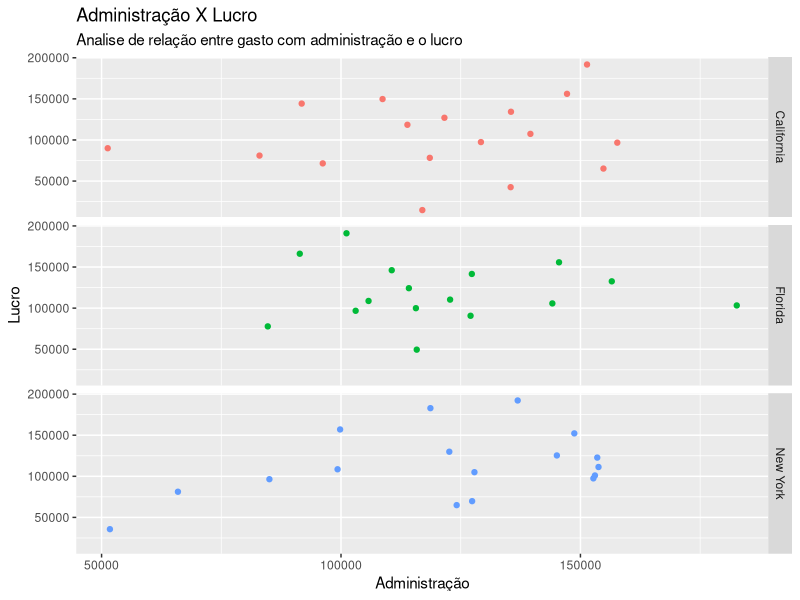
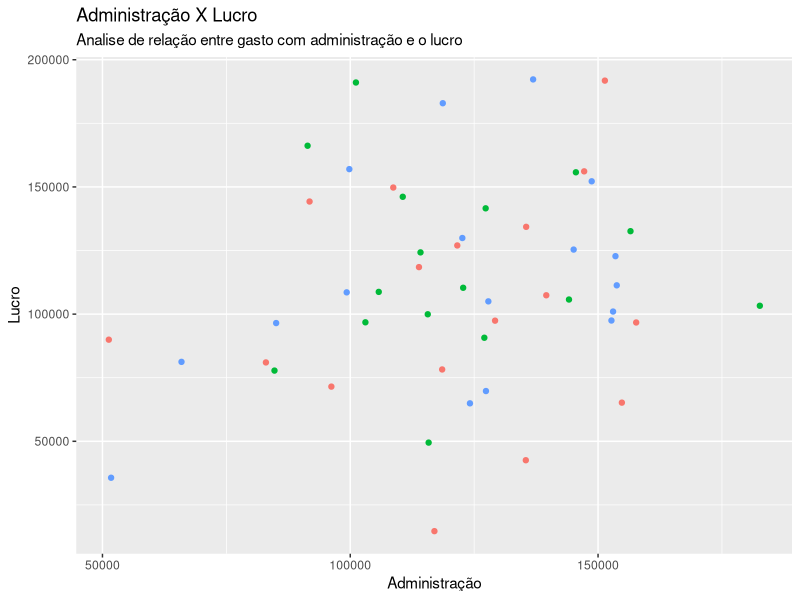
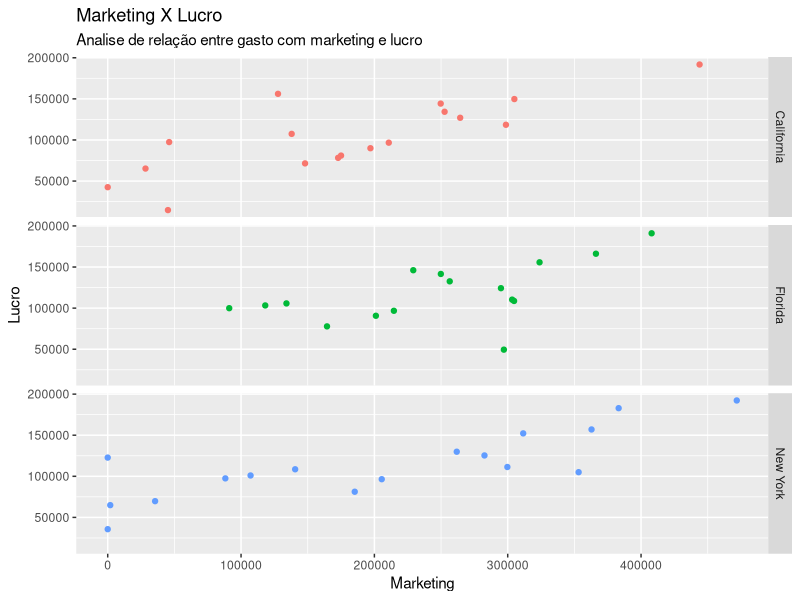
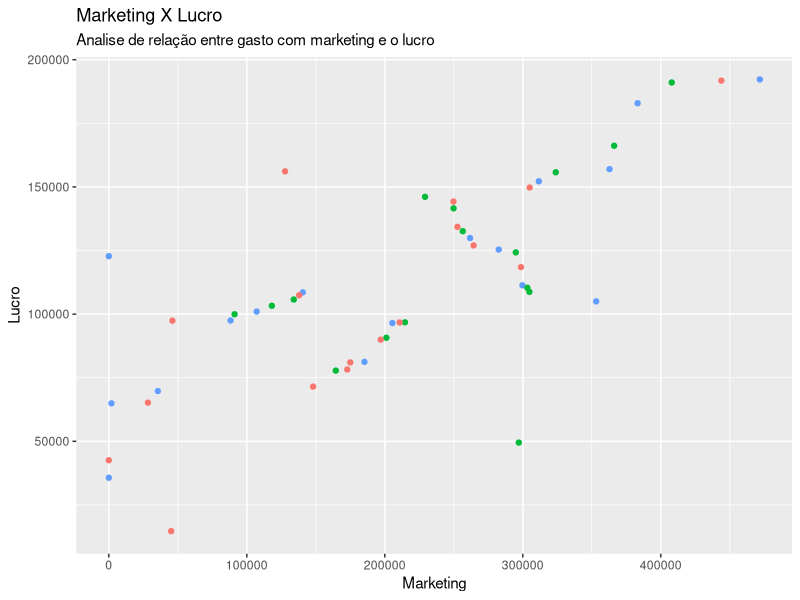
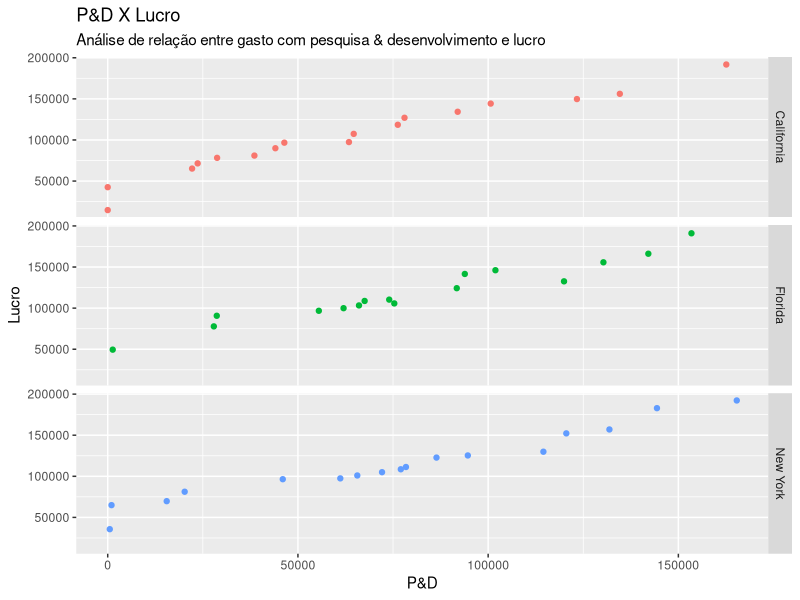
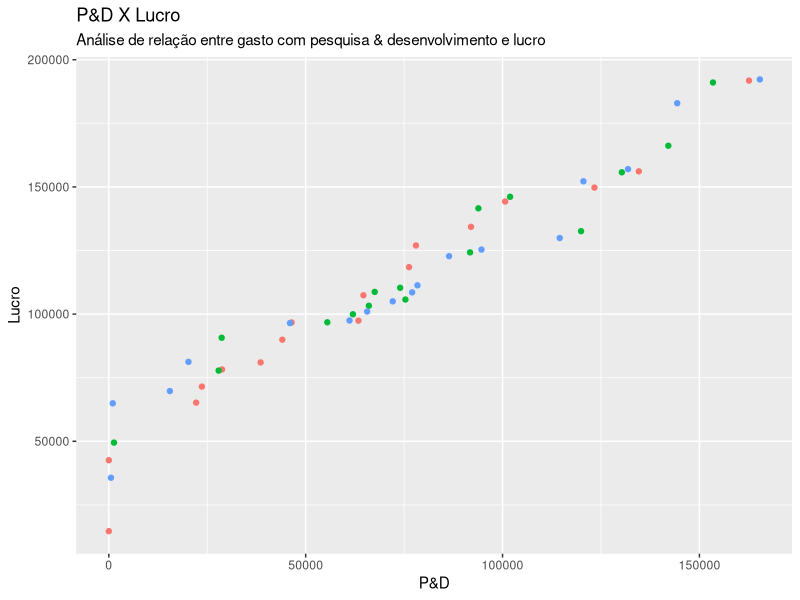
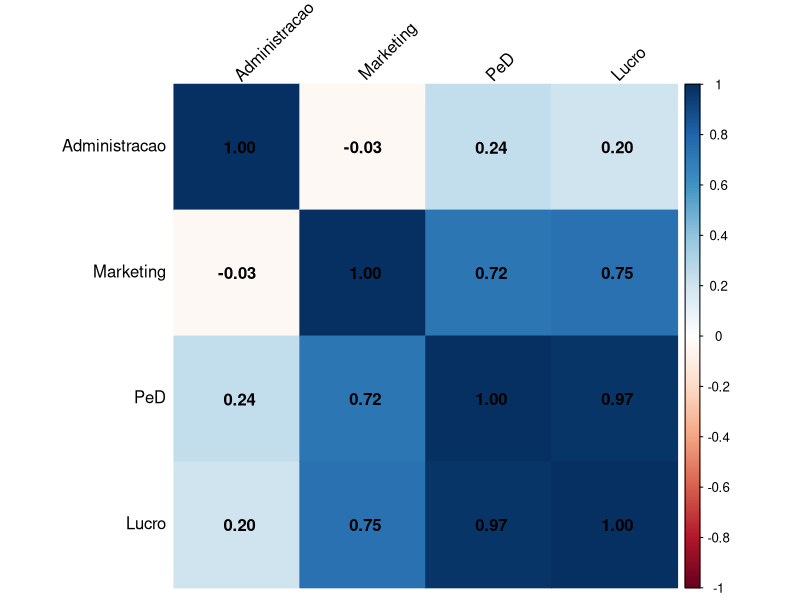
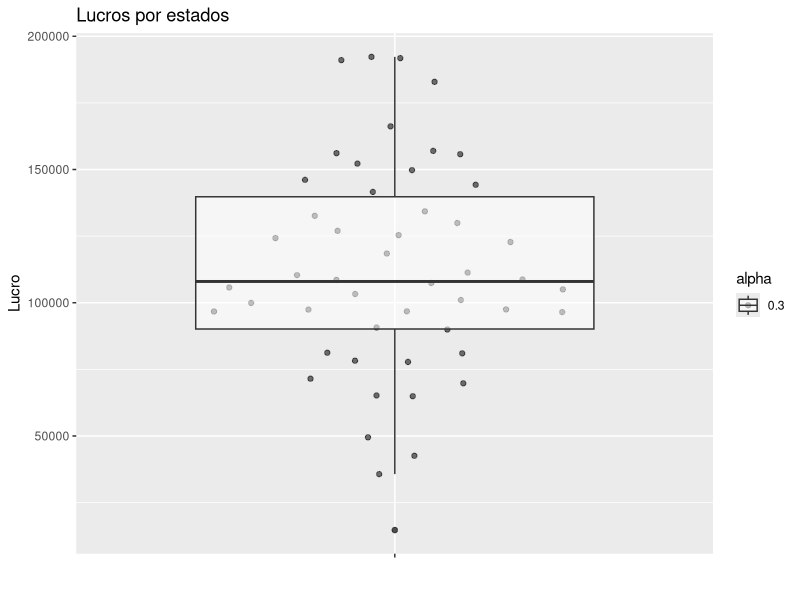

Reproduce these figures in R, in order.
## ---- chunk 1
library(tidyverse)
library(ggbeeswarm)
library(ggplot2)
library(corrplot)
library(caTools)
library(lmtest)
library(car)

knitr::opts_chunk$set(tidy = FALSE, fig.width = 8, fig.height = 6, echo = TRUE)

options(scipen = 999)

dataset = read_csv(here::here("data/50_startups.csv"),
                 col_types = "dddcd")

names(dataset)[names(dataset) == 'ReD'] <- 'PeD'
names(dataset)[names(dataset) == 'Administration'] <- 'Administracao'
names(dataset)[names(dataset) == 'State'] <- 'Estado'
names(dataset)[names(dataset) == 'Profit'] <- 'Lucro'
## ---- chunk 2
ggplot(data = dataset) +
    theme(legend.position="none")+
    geom_point(aes(x = Administracao, y = Lucro, color = Estado)) +
    facet_grid(Estado ~ .) +
    labs(x = "Administração", y = "Lucro", title = "Administração X Lucro", subtitle =  "Analise de relação entre gasto com administração e o lucro")
## ---- chunk 3
ggplot(data = dataset) +
    theme(legend.position="none")+
    geom_point(aes(x = Administracao, y = Lucro, color = Estado))+
    labs(x = "Administração", y = "Lucro", title = "Administração X Lucro", subtitle =  "Analise de relação entre gasto com administração e o lucro")
## ---- chunk 4
ggplot(data = dataset) +
    theme(legend.position="none")+
    geom_point(aes(x = Marketing, y = Lucro, color = Estado))+
    facet_grid(Estado ~ .) +
    labs(x = "Marketing", y = "Lucro", title = "Marketing X Lucro", subtitle =  "Analise de relação entre gasto com marketing e lucro")
## ---- chunk 5
ggplot(data = dataset) +
    theme(legend.position="none")+
    geom_point(aes(x = Marketing, y = Lucro, color= Estado))+
    labs(x = "Marketing", y = "Lucro", title = "Marketing X Lucro", subtitle =  "Analise de relação entre gasto com marketing e o lucro")
## ---- chunk 6
ggplot(data = dataset) +
    theme(legend.position="none")+
    geom_point(aes(x = PeD, y = Lucro, color = Estado)) +
    facet_grid(Estado ~ .) +
    labs(x = "P&D", y = "Lucro", title = "P&D X Lucro", subtitle =  "Análise de relação entre gasto com pesquisa & desenvolvimento e lucro")
## ---- chunk 7
ggplot(data = dataset) +
    theme(legend.position="none")+
    geom_point(aes(x = PeD, y = Lucro, color = Estado)) +
    labs(x = "P&D", y = "Lucro", title = "P&D X Lucro", subtitle =  "Análise de relação entre gasto com pesquisa & desenvolvimento e lucro")
## ---- chunk 8
numerical_columns = dataset[c("PeD", "Lucro", "Administracao", "Marketing")]
corrplot(cor(numerical_columns), method="color",  
         order="hclust", 
         addCoef.col = "black", 
         tl.col="black", tl.srt=45, 
         sig.level = 0.01, insig = "blank"
         )
## ---- chunk 9
ggplot(data = dataset) +
    geom_quasirandom(aes(x = "" , y = Lucro, alpha = 0.3))+
    geom_boxplot(aes(x = "", y = Lucro, alpha = 0.3))+
    labs(x = "", y = "Lucro", title = "Lucros por estados")
## ---- chunk 10
ggplot(data = dataset) +
    geom_quasirandom(aes(x = Estado, y = Lucro, color = Estado, alpha = 0.3))+
    geom_boxplot(aes(x = Estado, y = Lucro, color = Estado, alpha = 0.3))+
    labs(x = "", y = "Lucro", title = "Lucros por estados")
## ---- chunk 11
dataset$Estado = factor(dataset$Estado,
                       levels = c('New York', 'California', 'Florida'),
                       labels = c(1, 2, 3))

dataset$Estado <- as.numeric(levels(dataset$Estado)[dataset$Estado])
## ---- chunk 12
set.seed(100)
split = sample.split(dataset$Lucro, SplitRatio = 0.8)

training_set = subset(dataset, split == TRUE)
test_set = subset(dataset, split == FALSE)
## ---- chunk 13
regressor = lm(formula = Lucro ~ .,
               data = training_set)
summary(regressor)
## ---- chunk 14
regressor = lm(formula = Lucro ~ Marketing + PeD + Estado,
               data = training_set)
summary(regressor)
## ---- chunk 15
regressor = lm(formula = Lucro ~ Marketing + PeD,
               data = training_set)
summary(regressor)
## ---- chunk 16
regressor = lm(formula = Lucro ~ PeD,
               data = training_set)
summary(regressor)
## ---- chunk 17
regressor_mk = lm(formula = Lucro ~ Marketing,
               data = training_set)
summary(regressor_mk)
## ---- chunk 18
predicoes = predict(regressor)
residuos = residuals(regressor)

ggplot(training_set, aes(x = PeD, y = Lucro)) +
  geom_smooth(method = "lm", se = FALSE, color = "lightgrey") +     # regression line  
  geom_segment(aes(xend = PeD, yend = predicoes), alpha = .2) +     # draw line from point to line
  geom_point(aes(color = abs(residuos), size = abs(residuos))) +    # size of the points
  scale_color_continuous(low = "green", high = "red") +             # colour of the points mapped to residual size - green smaller, red larger
  guides(color = FALSE, size = FALSE) +                             # size legend removed
  geom_point(aes(y = predicoes), shape = 1) +
  theme_bw() 
## ---- chunk 19
plot(regressor, which=1, col=c("blue"))
## ---- chunk 20
plot(regressor, which=2, col=c("blue"))
## ---- chunk 21
plot(density(residuos))
## ---- chunk 22
shapiro.test(residuos)
## ---- chunk 23
plot(regressor, which=3, col=c("blue"))  # Scale-Location Plot
## ---- chunk 24
bptest(regressor)
## ---- chunk 25
durbinWatsonTest(regressor)
## ---- chunk 26
cooksd = cooks.distance(regressor)
cooksd
## ---- chunk 27
plot(cooksd)
## ---- chunk 28
dfbetas(regressor)
## ---- chunk 29
dffits(regressor)
## ---- chunk 30
test_set$Lucro_est <- predict(regressor, test_set)

ggplot(test_set)+
  aes(x = PeD)+
  geom_point(aes(y = Lucro)) +
  geom_line(aes(x = PeD, y = Lucro_est), color = "purple") +
  ggtitle('Verificação do Lucro estimado para o conjunto de teste')
## ---- chunk 31
  test_set[,c("PeD", "Lucro", "Lucro_est")]
## ---- chunk 32
caso <- data.frame(
  PeD = c(190150.89, 94712.60, 75642.33)
)
## ---- chunk 33
predict(regressor, newdata = caso)
